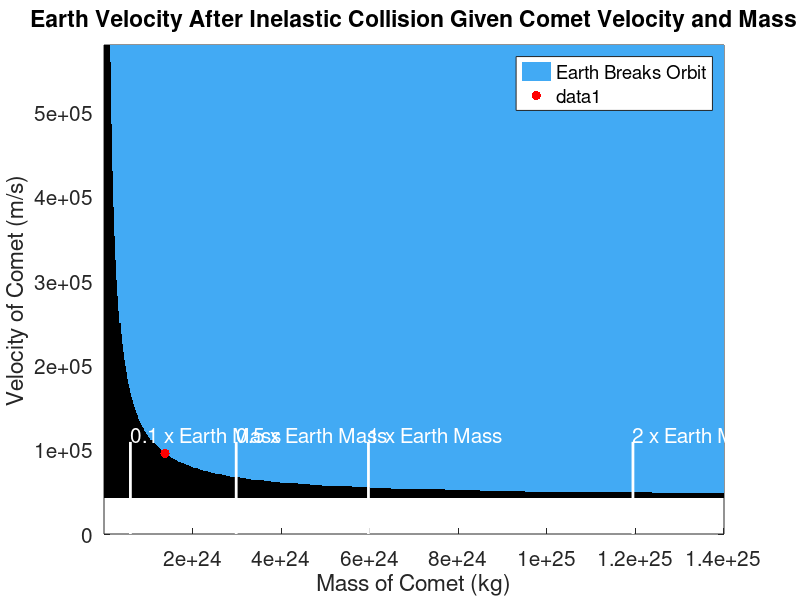

The MATLAB script that drew this image:
close all

n = 601;
earthV = 3.03e4;
earthM = 5.972e24;
meteorVsmall = 4.3e4;
meteorVbig = 5.8e5;
meteorMsmall = 1e21;
meteorMbig = 14e24;
meteorVs = linspace(meteorVsmall,meteorVbig,n);
meteorMs = linspace(meteorMsmall,meteorMbig,n);
meteorVstep = (meteorVbig - meteorVsmall)/(n-1);
meteorMstep = (meteorMbig - meteorMsmall)/(n-1);
numM = n;
numV = n;
Z = zeros(numV,numM);
D = zeros(numV,numM);
l = 1;
k = 1;

for i = meteorVsmall:meteorVstep:meteorVbig
    for j = meteorMsmall:meteorMstep:meteorMbig
        newV = (earthM*earthV + i*j)/(earthM + j);
        Z(k,l) = newV;
        l = l+1;
    end
    k = k+1;
    l = 1;
end

E = zeros(n,n);

for i = 1:n
    for j = 1:n
        this = Z(i,j);
        if this >= 42484
%             D(i,j) = sqrt((meteorVs(i)-meteorVsmall)^2 + (meteorMs(j)-meteorMsmall)^2);
            E(i,j) = 1;
        else
            E(i,j) = 0;
        end
    end
end

b = [0 0 0; 66/255 170/255 244/255];
colormap(b);
pcolor(meteorMs, meteorVs, E);
shading flat

set(gca,'FontSize',15);
ylabel('Velocity of Comet (m/s)')
xlabel('Mass of Comet (kg)')

title('Earth Velocity After Inelastic Collision Given Comet Velocity and Mass')
% text(meteorMs(26),meteorVs(n-50),'Upper velocity is equal to that of the fastest comet recorded', 'Color', 'white', 'FontSize', 15)
% text(meteorMs(26),meteorVs(n-100),'Lower velocity is equal to the escape velocity of the Earth from the Sun', 'Color', 'white', 'FontSize', 15)
hold on
plot([earthM/10 earthM/10],[0 meteorVs(75)],'w-','LineWidth', 2);
text(earthM/10,meteorVs(85),'0.1 x Earth Mass', 'Color', 'white', 'FontSize', 15)
plot([earthM/2 earthM/2],[0 meteorVs(75)],'w-','LineWidth', 2);
text(earthM/2,meteorVs(85),'0.5 x Earth Mass', 'Color', 'white', 'FontSize', 15)
plot([earthM earthM],[0 meteorVs(75)],'w-','LineWidth', 2);
text(earthM,meteorVs(85),'1 x Earth Mass', 'Color', 'white', 'FontSize', 15)
plot([earthM*2 earthM*2],[0 meteorVs(75)],'w-','LineWidth', 2);
text(earthM*2,meteorVs(85),'2 x Earth Mass', 'Color', 'white', 'FontSize', 15)

legend('Earth Breaks Orbit');
s = sqrt(602^2+602^2);

for i = 1:n
    for j = 1:n
        this = E(i,j);
        if this == 1
            h = sqrt(i^2+j^2);
            if h < s
                velocityIndex = i;
                massIndex = j;
                s=h;
            end
            break
        end
    end
end

% h = 2e25;
% 
% for i = 1:n
%     for j = 1:n
%         this = D(i,j);
%         if this < h && this > 0
%             h = this;
%             velocityIndex = i;
%             massIndex = j;
%         end
%     end
% end
% 
% disp(h);
disp(velocityIndex);
disp(massIndex);
disp(meteorVs(velocityIndex));
disp(meteorMs(massIndex));
hold on
plot(meteorMs(massIndex),meteorVs(velocityIndex),'r.', 'MarkerSiz', 20);